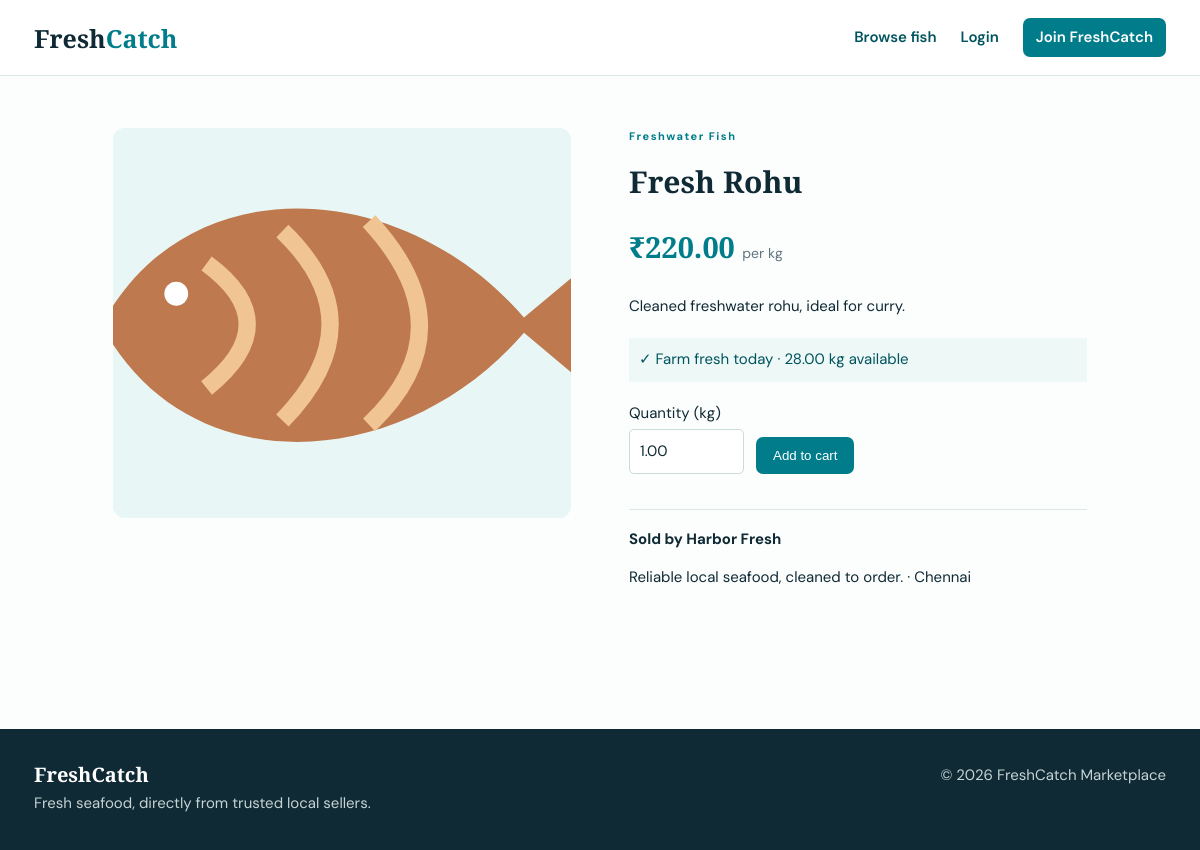
The app's page /product.php?id=3 with its own data.
### tables this page shows
CREATE TABLE products (
 id INT UNSIGNED AUTO_INCREMENT PRIMARY KEY, seller_id INT UNSIGNED NOT NULL, category_id INT UNSIGNED NOT NULL, name VARCHAR(140) NOT NULL,
 description TEXT NOT NULL, image_path VARCHAR(255), price DECIMAL(10,2) NOT NULL, stock DECIMAL(10,2) NOT NULL DEFAULT 0,
 min_quantity DECIMAL(10,2) NOT NULL DEFAULT 1, freshness_info VARCHAR(180), is_available TINYINT(1) DEFAULT 1,
 created_at TIMESTAMP DEFAULT CURRENT_TIMESTAMP, updated_at TIMESTAMP DEFAULT CURRENT_TIMESTAMP ON UPDATE CURRENT_TIMESTAMP,
 FOREIGN KEY(seller_id) REFERENCES seller_profiles(id) ON DELETE CASCADE, FOREIGN KEY(category_id) REFERENCES categories(id), INDEX(category_id), INDEX(seller_id), INDEX(price)
);

CREATE TABLE categories (id INT UNSIGNED AUTO_INCREMENT PRIMARY KEY, name VARCHAR(80) NOT NULL UNIQUE, description VARCHAR(255), is_active TINYINT(1) DEFAULT 1, created_at TIMESTAMP DEFAULT CURRENT_TIMESTAMP);

CREATE TABLE seller_profiles (
 id INT UNSIGNED AUTO_INCREMENT PRIMARY KEY, user_id INT UNSIGNED NOT NULL UNIQUE, shop_name VARCHAR(120) NOT NULL,
 description TEXT, location VARCHAR(150), approval_status ENUM('pending','approved','rejected') NOT NULL DEFAULT 'pending',
 approved_at DATETIME NULL, FOREIGN KEY(user_id) REFERENCES users(id) ON DELETE CASCADE
);

### includes/db.php (called while the page is built)
<?php require_once __DIR__.'/config.php';
function db(): PDO { static $pdo; if (!$pdo) { $pdo=new PDO('mysql:host='.DB_HOST.';dbname='.DB_NAME.';charset=utf8mb4',DB_USER,DB_PASS,[PDO::ATTR_ERRMODE=>PDO::ERRMODE_EXCEPTION,PDO::ATTR_DEFAULT_FETCH_MODE=>PDO::FETCH_ASSOC]); } return $pdo; }

### includes/functions.php (called while the page is built, shortened)
<?php require_once __DIR__.'/db.php';
function e($v): string { return htmlspecialchars((string)$v, ENT_QUOTES, 'UTF-8'); }
function url($path=''): string { return BASE_URL . '/' . ltrim($path,'/'); }

### product.php (the view, shortened to what this page needs)
<?php require 'includes/auth.php';$id=(int)($_GET['id']??0);$s=db()->prepare("SELECT p.*,sp.shop_name,sp.description shop_description,sp.location,c.name category,u.name seller_name FROM products p JOIN seller_profiles sp ON p.seller_id=sp.id JOIN users u ON sp.user_id=u.id JOIN categories c ON p.category_id=c.id WHERE p.id=? AND p.is_available=1 AND sp.approval_status='approved'");$s->execute([$id]);$p=$s->fetch();if(!$p){http_response_code(404);exit('Product not found');}
$pageTitle=$p['name'];require 'includes/header.php';?>
<div class="product-detail"><div class="detail-image"><?php if($p['image_path']):?><img src="<?=url($p['image_path'])?>" alt="<?=e($p['name'])?>"><?php else:?>🐟<?php endif;?></div><div><p class="eyebrow"><?=e($p['category'])?></p><h1><?=e($p['name'])?></h1><p class="detail-price">₹<?=number_format($p['price'],2)?> <small>per kg</small></p><p><?=nl2br(e($p['description']))?></p><div class="freshness">✓ <?=e($p['freshness_info']?:'Fresh and ready to order')?> · <?=e($p['stock'])?> kg available</div><form method="post" class="add-cart"><input type="hidden" name="csrf" value="<?=csrf()?>"><label>Quantity (kg)<input type="number" step="0.5" min="<?=$p['min_quantity']?>" max="<?=$p['stock']?>" name="quantity" value="<?=$p['min_quantity']?>"></label><button <?=!$p['stock']?'disabled':''?>>Add to cart</button></form><div class="shop-box"><strong>Sold by <?=e($p['shop_name'])?></strong><p><?=e($p['shop_description'])?> · <?=e($p['location'])?></p></div></div></div><?php require 'includes/footer.php'; ?>

### assets/css/style.css (style rules this page uses)
:root { --ink:#102a35;--muted:#617581;--sea:#007c8b;--deep:#00545f;--foam:#eef8f7;--coral:#f2634c;--line:#dbe8e7;--white:#fff }
* { box-sizing:border-box }
body { margin:0;color:var(--ink);font:15px/1.55 'DM Sans',sans-serif;background:#fcfefd }
button,.button { border:0;background:var(--sea);color:white;padding:11px 17px;border-radius:7px;font:600 14px inherit;cursor:pointer;display:inline-block }
.eyebrow { font-size:11px;font-weight:700;letter-spacing:1.5px;color:var(--sea);margin:0 0 9px }
.hero h1,h1,h2 { font-family:'Playfair Display';line-height:1.1 }
.product-image img,.thumb img,.detail-image img { width:100%;height:100%;object-fit:cover }
.filters input,.filters select,input,textarea,select { padding:10px;border:1px solid #cadbd9;border-radius:5px;background:#fff;font:inherit;color:var(--ink) }
.product-detail { display:grid;grid-template-columns:1fr 1fr;gap:58px;padding:52px 7% }
.detail-image { height:390px;background:var(--foam);display:grid;place-items:center;font-size:130px;border-radius:12px;overflow:hidden }
.detail-price { font:700 29px 'Playfair Display';color:var(--sea) }
.detail-price small { font:400 14px 'DM Sans';color:var(--muted) }
.freshness { background:var(--foam);padding:10px;color:var(--deep);margin:20px 0 }
.add-cart { display:flex;gap:12px;align-items:end }
.add-cart label { display:grid;gap:4px }
.add-cart input { width:115px }
.shop-box { margin-top:35px;border-top:1px solid var(--line);padding-top:18px }

### records on screen
products: image_path (picture), category.name "Freshwater Fish", name "Fresh Rohu", price "220.00", description "Cleaned freshwater rohu, ideal for curry.", freshness_info "Farm fresh today", stock "28.00", quantity "1.00", seller.shop_name "Harbor Fresh", seller.description "Reliable local seafood, cleaned to order.", seller.location "Chennai"
